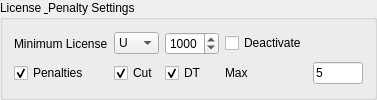
           <widget class="QGroupBox" name="groupBox_6">
            <property name="maximumSize">
             <size>
              <width>16777215</width>
              <height>300</height>
             </size>
            </property>
            <property name="title">
             <string>License &amp; Penalty Settings</string>
            </property>
            <layout class="QGridLayout" name="gridLayout_16">
             <item row="1" column="3">
              <widget class="QCheckBox" name="checkBox_54">
               <property name="layoutDirection">
                <enum>Qt::LeftToRight</enum>
               </property>
               <property name="text">
                <string>Deactivate</string>
               </property>
               <property name="checked">
                <bool>false</bool>
               </property>
              </widget>
             </item>
             <item row="1" column="2">
              <widget class="QSpinBox" name="spinBox_6">
               <property name="maximumSize">
                <size>
                 <width>80</width>
                 <height>16777215</height>
                </size>
               </property>
               <property name="minimum">
                <number>100</number>
               </property>
               <property name="maximum">
                <number>3000</number>
               </property>
               <property name="singleStep">
                <number>100</number>
               </property>
               <property name="value">
                <number>1000</number>
               </property>
              </widget>
             </item>
             <item row="2" column="3">
              <widget class="QLabel" name="label_87">
               <property name="maximumSize">
                <size>
                 <width>150</width>
                 <height>16777215</height>
                </size>
               </property>
               <property name="text">
                <string>Max</string>
               </property>
              </widget>
             </item>
             <item row="1" column="1">
              <widget class="QComboBox" name="comboBox_50">
               <property name="maximumSize">
                <size>
                 <width>50</width>
                 <height>16777215</height>
                </size>
               </property>
               <item>
                <property name="text">
                 <string>U</string>
                </property>
               </item>
               <item>
                <property name="text">
                 <string>2</string>
                </property>
               </item>
               <item>
                <property name="text">
                 <string>14</string>
                </property>
               </item>
              </widget>
             </item>
             <item row="1" column="0">
              <widget class="QLabel" name="label_86">
               <property name="maximumSize">
                <size>
                 <width>150</width>
                 <height>16777215</height>
                </size>
               </property>
               <property name="text">
                <string>Minimum License</string>
               </property>
              </widget>
             </item>
             <item row="2" column="2">
              <widget class="QCheckBox" name="checkBox_53">
               <property name="layoutDirection">
                <enum>Qt::LeftToRight</enum>
               </property>
               <property name="text">
                <string>DT</string>
               </property>
               <property name="checked">
                <bool>true</bool>
               </property>
              </widget>
             </item>
             <item row="2" column="0">
              <widget class="QCheckBox" name="checkBox_51">
               <property name="layoutDirection">
                <enum>Qt::LeftToRight</enum>
               </property>
               <property name="text">
                <string>Penalties</string>
               </property>
               <property name="checked">
                <bool>true</bool>
               </property>
              </widget>
             </item>
             <item row="2" column="1">
              <widget class="QCheckBox" name="checkBox_52">
               <property name="layoutDirection">
                <enum>Qt::LeftToRight</enum>
               </property>
               <property name="text">
                <string>Cut</string>
               </property>
               <property name="checked">
                <bool>true</bool>
               </property>
              </widget>
             </item>
             <item row="2" column="4">
              <widget class="QLineEdit" name="lineEdit_26">
               <property name="maximumSize">
                <size>
                 <width>50</width>
                 <height>16000</height>
                </size>
               </property>
               <property name="text">
                <string>5</string>
               </property>
              </widget>
             </item>
            </layout>
           </widget>
